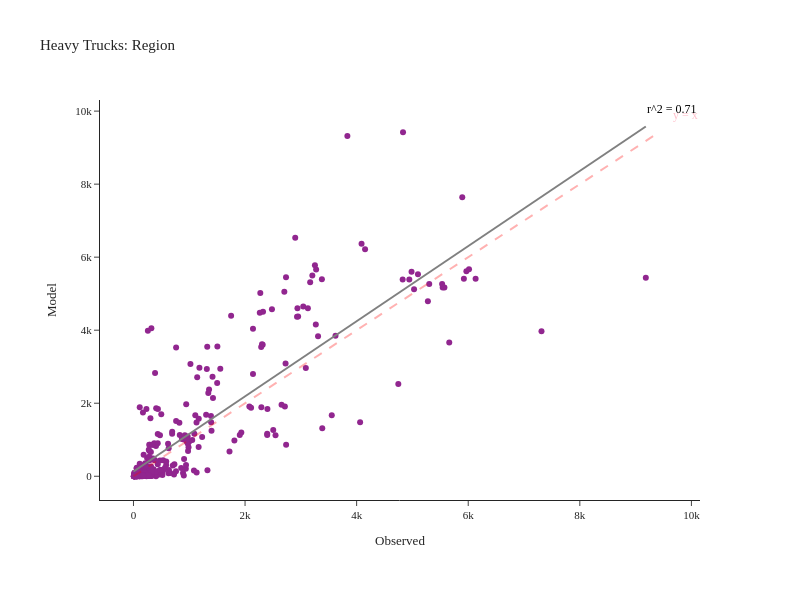

Notebook source saved alongside this figure:
### Code cell
fig = create_truck_chart(df_daily_heavy, 'Heavy')
fig.show()

### Figure 1 — Plotly figure (JSON) as saved in the notebook; plotly's stock layout.template omitted (floating-point values rounded to 4 significant figures; data arrays with more than 128 entries replaced by an {"elided": "..."} marker saying what was removed)
{"data": [{"customdata": {"elided": "348x2 str values"}, "hovertemplate": "Observed=%{x}<br>Model=%{y}<br>location=%{customdata[0]}<br>County=%{customdata[1]}<extra></extra>", "legendgroup": "", "line": {"color": "Grey", "width": 2}, "marker": {"color": "#91268F", "symbol": "circle"}, "mode": "markers", "name": "", "orientation": "v", "showlegend": false, "type": "scatter", "x": {"elided": "348 int values"}, "xaxis": "x", "y": {"elided": "348 int values"}, "yaxis": "y"}, {"hovertemplate": "Observed=%{x}<br>Model=%{y}<extra></extra>", "legendgroup": "", "line": {"color": "Grey", "dash": "solid", "width": 2}, "marker": {"symbol": "circle"}, "mode": "lines", "name": "", "orientation": "v", "showlegend": false, "type": "scatter", "x": [0.0, 92.76, 185.5, 278.3, 371.0, 463.8, 556.5, 649.3, 742.1, 834.8, 927.6, 1020.0, 1113.0, 1206.0, 1299.0, 1391.0, 1484.0, 1577.0, 1670.0, 1762.0, 1855.0, 1948.0, 2041.0, 2133.0, 2226.0, 2319.0, 2412.0, 2504.0, 2597.0, 2690.0, 2783.0, 2875.0, 2968.0, 3061.0, 3154.0, 3247.0, 3339.0, 3432.0, 3525.0, 3618.0, 3710.0, 3803.0, 3896.0, 3989.0, 4081.0, 4174.0, 4267.0, 4360.0, 4452.0, 4545.0, 4638.0, 4731.0, 4823.0, 4916.0, 5009.0, 5102.0, 5194.0, 5287.0, 5380.0, 5473.0, 5565.0, 5658.0, 5751.0, 5844.0, 5936.0, 6029.0, 6122.0, 6215.0, 6308.0, 6400.0, 6493.0, 6586.0, 6679.0, 6771.0, 6864.0, 6957.0, 7050.0, 7142.0, 7235.0, 7328.0, 7421.0, 7513.0, 7606.0, 7699.0, 7792.0, 7884.0, 7977.0, 8070.0, 8163.0, 8255.0, 8348.0, 8441.0, 8534.0, 8626.0, 8719.0, 8812.0, 8905.0, 8997.0, 9090.0, 9183.0], "xaxis": "x", "y": [130.4, 225.8, 321.2, 416.7, 512.1, 607.6, 703.0, 798.4, 893.9, 989.3, 1085.0, 1180.0, 1276.0, 1371.0, 1467.0, 1562.0, 1657.0, 1753.0, 1848.0, 1944.0, 2039.0, 2135.0, 2230.0, 2326.0, 2421.0, 2516.0, 2612.0, 2707.0, 2803.0, 2898.0, 2994.0, 3089.0, 3184.0, 3280.0, 3375.0, 3471.0, 3566.0, 3662.0, 3757.0, 3853.0, 3948.0, 4043.0, 4139.0, 4234.0, 4330.0, 4425.0, 4521.0, 4616.0, 4712.0, 4807.0, 4902.0, 4998.0, 5093.0, 5189.0, 5284.0, 5380.0, 5475.0, 5571.0, 5666.0, 5761.0, 5857.0, 5952.0, 6048.0, 6143.0, 6239.0, 6334.0, 6430.0, 6525.0, 6620.0, 6716.0, 6811.0, 6907.0, 7002.0, 7098.0, 7193.0, 7288.0, 7384.0, 7479.0, 7575.0, 7670.0, 7766.0, 7861.0, 7957.0, 8052.0, 8147.0, 8243.0, 8338.0, 8434.0, 8529.0, 8625.0, 8720.0, 8816.0, 8911.0, 9006.0, 9102.0, 9197.0, 9293.0, 9388.0, 9484.0, 9579.0], "yaxis": "y"}], "layout": {"annotations": [{"align": "right", "font": {"color": "pink", "size": 12}, "showarrow": false, "text": "y = x", "x": 9894.0, "y": 9894.0}, {"align": "right", "font": {"color": "black", "size": 12}, "showarrow": false, "text": "r^2 = 0.71", "x": 9642.0, "y": 10060.0}], "height": 600, "legend": {"tracegroupgap": 0}, "margin": {"b": 100, "l": 100, "r": 100, "t": 100}, "shapes": [{"line": {"color": "Red", "dash": "dash", "width": 2}, "type": "line", "x0": 0, "x1": 9423, "y0": 0, "y1": 9423}], "title": {"text": "Heavy Trucks: Region"}, "width": 800, "xaxis": {"anchor": "y", "domain": [0.0, 1.0], "title": {"text": "Observed"}}, "yaxis": {"anchor": "x", "domain": [0.0, 1.0], "title": {"text": "Model"}}}}
